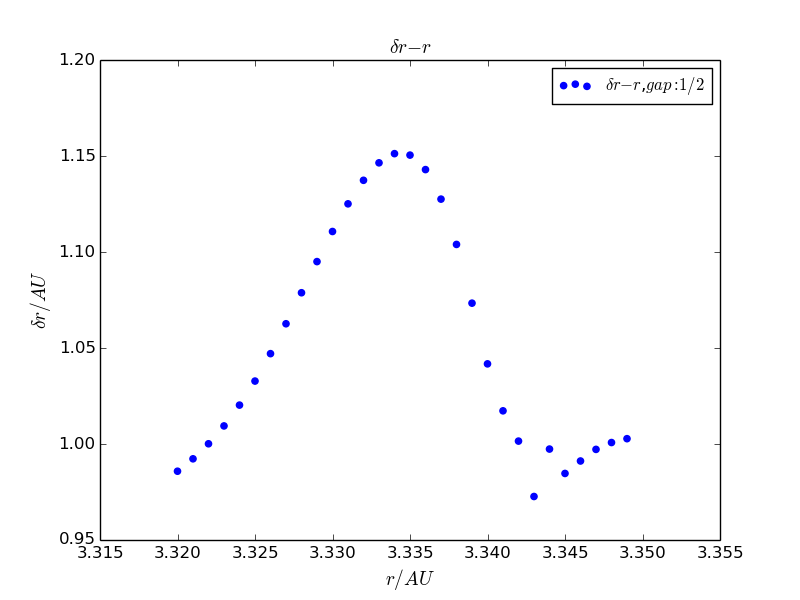

This chart was generated by the following Python code:
import math
import matplotlib.pyplot as plt
import numpy as np
###
GM_s=4*math.pi**2
GM_J=1.9/2000.0*GM_s
dt=0.005
end_t=1000
###
m=[]
dm=0.001
delta_a=[]
for j in range(30):
        l=0
        delta=0
        x_J=[5.200]
        v_x_J=[0]
        y_J=[0]
        v_y_J=[2.755]
        m.append(3.320+j*dm)
        x_a=[m[j]]
        v_x_a=[0]
        y_a=[0]
        v_y_a=[2*math.pi/m[j]**0.5]
        t=[0]
        ###
        ###
        for i in range(int(end_t/dt)):
                 v_x_J.append(v_x_J[i]-GM_s*x_J[i]*dt/((x_J[i]**2+y_J[i]**2)**(3.0/2.0)))
                 x_J.append(x_J[i]+v_x_J[i+1]*dt)
                 v_y_J.append(v_y_J[i]-GM_s*y_J[i]*dt/((x_J[i]**2+y_J[i]**2)**(3.0/2.0)))
                 y_J.append(y_J[i]+v_y_J[i+1]*dt)
                 v_x_a.append(v_x_a[i]-GM_s*x_a[i]*dt/((x_a[i]**2+y_a[i]**2)**(3.0/2.0))+GM_J*(x_J[i]-x_a[i])*dt/(((x_a[i]-x_J[i])**2+(y_a[i]-y_J[i])**2)**(3.0/2.0)))
                 x_a.append(x_a[i]+v_x_a[i+1]*dt)
                 v_y_a.append(v_y_a[i]-GM_s*y_a[i]*dt/((x_a[i]**2+y_a[i]**2)**(3.0/2.0))+GM_J*(y_J[i]-y_a[i])*dt/(((x_a[i]-x_J[i])**2+(y_a[i]-y_J[i])**2)**(3.0/2.0)))
                 y_a.append(y_a[i]+v_y_a[i+1]*dt)
                 delta=delta+abs(x_a[i]-x_a[0])
        delta_a.append(delta/(end_t*m[j]/dt))
        print j
###
plt.scatter(m,delta_a,marker='o',color='b',label='$\delta r-r$,$gap:1/2$')
#plt.plot(m,delta_a,'--' ,label='$\delta r-r$,$gap:1/2$')
plt.title(u'$\delta r-r$',fontsize=14)
plt.xlabel(u'$r/AU$',fontsize=14)
plt.ylabel(u'$\delta r/AU$',fontsize=14)
plt.legend(fontsize=12,loc='best')
plt.savefig("12.2.png")
plt.show()
